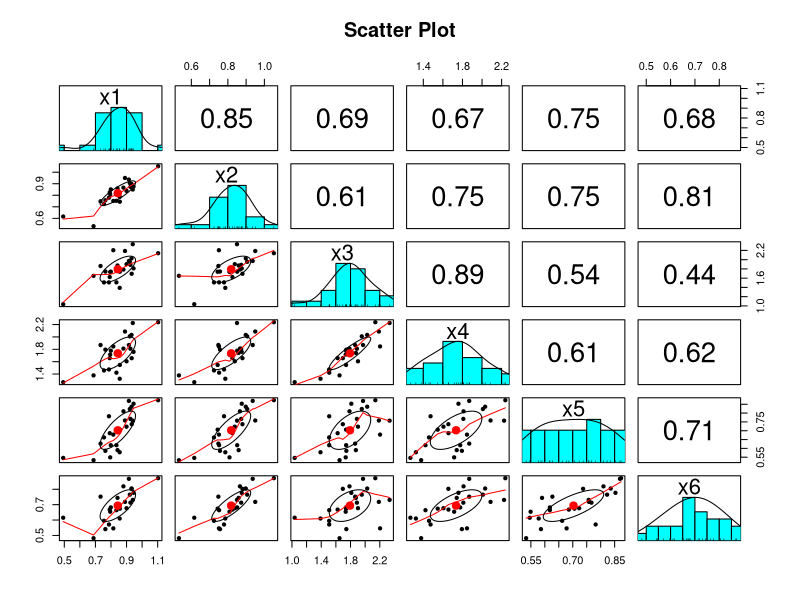
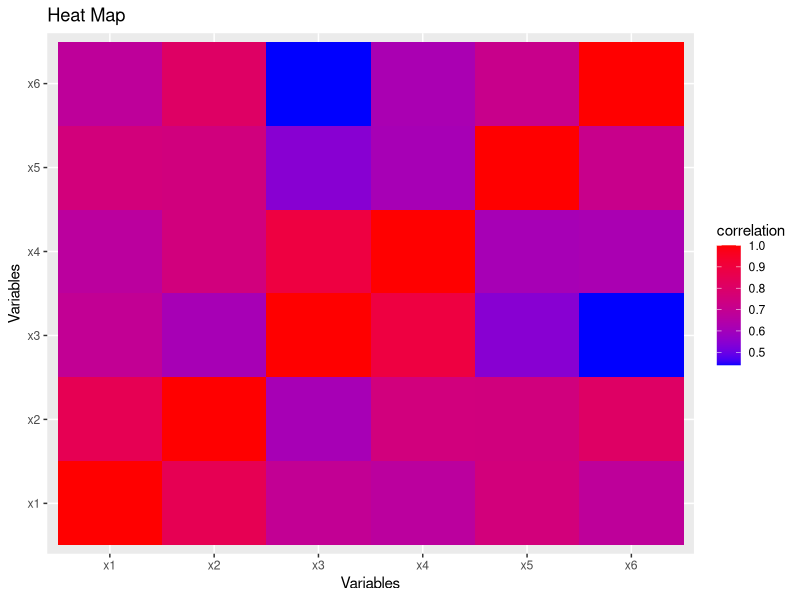

These charts were generated, in order, by the following R code:
#1
rm(list=ls())
library(dplyr)
library(tidyr)
library(psych)
library(ggplot2)
x1=c(1.103,0.842,0.925,0.857,0.795,0.787,0.933,0.799,0.945,0.921,0.792,0.815,0.755,0.880,0.900,
     0.764,0.733,0.932,0.856,0.890,0.688,0.940,0.493,0.835,0.915)
x2=c(1.052,0.859,0.873,0.744,0.809,0.779,0.880,0.851,0.876,0.906,0.825,0.751,0.724,0.866,0.838,
     0.757,0.748,0.898,0.786,0.950,0.532,0.850,0.616,0.752,0.936)
x3=c(2.139,1.873,1.887,1.739,1.734,1.509,1.695,1.740,1.811,1.954,1.624,2.204,1.508,1.786,1.902,
     1.743,1.863,2.028,1.390,2.187,1.650,2.334,1.037,1.509,1.971)
x4=c(2.238,1.741,1.809,1.547,1.715,1.474,1.656,1.777,1.759,2.009,1.657,1.846,1.458,1.811,1.606,
     1.794,1.869,2.032,1.324,2.087,1.378,2.225,1.268,1.422,1.869)
x5=c(0.873,0.590,0.767,0.706,0.549,0.782,0.737,0.618,0.853,0.823,0.686,0.678,0.662,0.810,0.723,
     0.586,0.627,0.836,0.578,0.758,0.533,0.757,0.546,0.618,0.869)
x6=c(0.872,0.744,0.713,0.674,0.654,0.571,0.803,0.682,0.777,0.765,0.668,0.546,0.595,0.819,0.677,
     0.541,0.752,0.805,0.610,0.718,0.482,0.731,0.615,0.664,0.868)
d=data.frame(x1,x2,x3,x4,x5,x6)
R=cor(d);R
pairs.panels(d,main="Scatter Plot")
ggplot(data = as.data.frame(as.table(R)),aes(Var1,Var2,fill=Freq))+geom_tile()+scale_fill_gradient(low="blue",high = "red")+labs(title = "Heat Map",x="Variables",y="Variables",fill="correlation")
